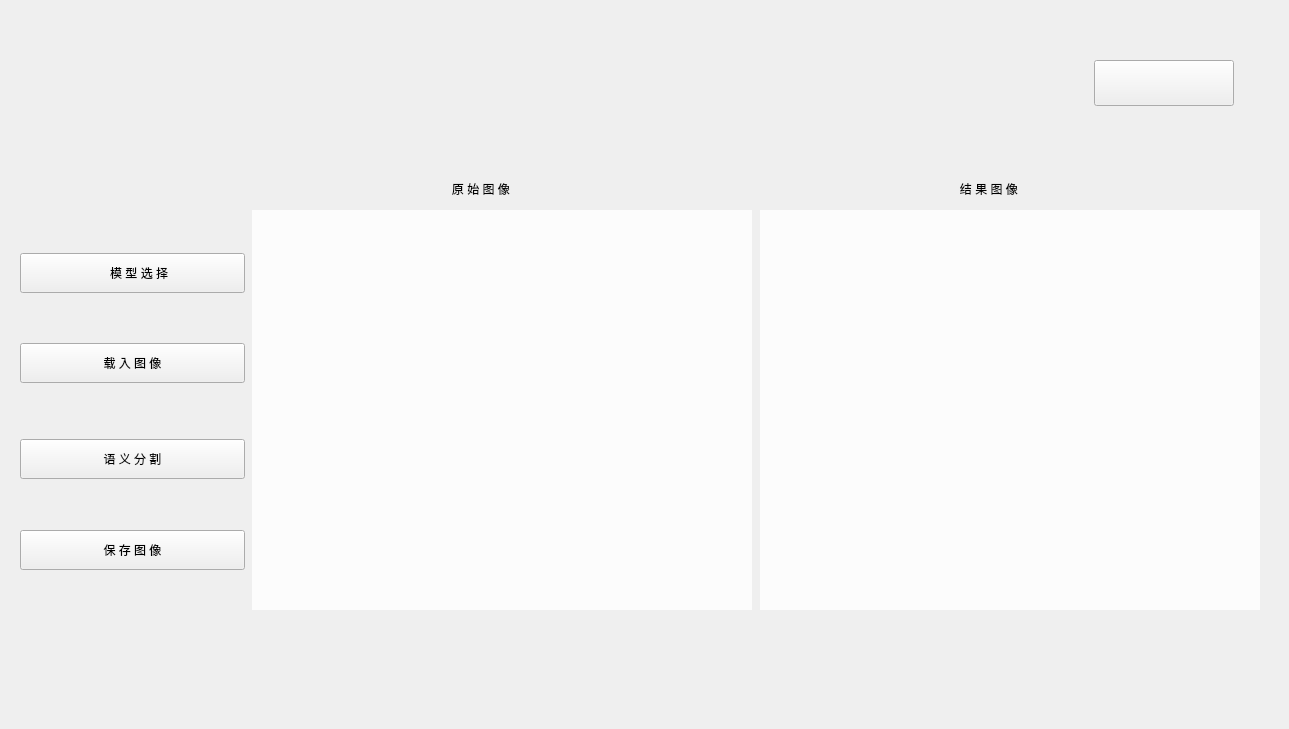
  <widget class="QWidget" name="centralwidget">
   <widget class="QLabel" name="label_bg">
    <property name="geometry">
     <rect>
      <x>0</x>
      <y>0</y>
      <width>1280</width>
      <height>720</height>
     </rect>
    </property>
    <property name="styleSheet">
     <string notr="true">background-image: url(:/source/background.jpg);</string>
    </property>
    <property name="text">
     <string/>
    </property>
   </widget>
   <widget class="PushButton" name="btn_exit">
    <property name="geometry">
     <rect>
      <x>1094</x>
      <y>60</y>
      <width>140</width>
      <height>46</height>
     </rect>
    </property>
    <property name="styleSheet">
     <string notr="true">PushButton, ToolButton, ToggleButton, ToggleToolButton {
    color: black;
    background: rgba(255, 255, 255, 0);
    border: 1px solid rgba(0, 0, 0, 0.073);
    border-bottom: 1px solid rgba(0, 0, 0, 0.183);
    border-radius: 5px;
    /* font: 14px 'Segoe UI', 'Microsoft YaHei'; */
    padding: 5px 12px 6px 12px;
    outline: none;
}

ToolButton {
    padding: 5px 9px 6px 8px;
}

PushButton[isPlaceholderText=true] {
    color: rgba(0, 0, 0, 0.6063);
}

PushButton[hasIcon=false] {
    padding: 5px 12px 6px 12px;
}

PushButton[hasIcon=true] {
    padding: 5px 12px 6px 36px;
}

DropDownToolButton, PrimaryDropDownToolButton {
    padding: 5px 31px 6px 8px;
}

DropDownPushButton[hasIcon=false],
PrimaryDropDownPushButton[hasIcon=false] {
    padding: 5px 31px 6px 12px;
}

DropDownPushButton[hasIcon=true],
PrimaryDropDownPushButton[hasIcon=true] {
    padding: 5px 31px 6px 36px;
}

PushButton:hover, ToolButton:hover, ToggleButton:hover, ToggleToolButton:hover {
    background: rgba(249, 249, 249, 0.5);
}

PushButton:pressed, ToolButton:pressed, ToggleButton:pressed, ToggleToolButton:pressed {
    color: rgba(0, 0, 0, 0.63);
    background: rgba(249, 249, 249, 0.3);
    border-bottom: 1px solid rgba(0, 0, 0, 0.073);
}

PushButton:disabled, ToolButton:disabled, ToggleButton:disabled, ToggleToolButton:disabled {
    color: rgba(0, 0, 0, 0.36);
    background: rgba(249, 249, 249, 0.3);
    border: 1px solid rgba(0, 0, 0, 0.06);
    border-bottom: 1px solid rgba(0, 0, 0, 0.06);
}


PrimaryPushButton,
PrimaryToolButton,
ToggleButton:checked,
ToggleToolButton:checked {
    color: white;
    background-color: #009faa;
    border: 1px solid #00a7b3;
    border-bottom: 1px solid #007780;
}

PrimaryPushButton:hover,
PrimaryToolButton:hover,
ToggleButton:checked:hover,
ToggleToolButton:checked:hover {
    background-color: #00a7b3;
    border: 1px solid #2daab3;
    border-bottom: 1px solid #007780;
}

PrimaryPushButton:pressed,
PrimaryToolButton:pressed,
ToggleButton:checked:pressed,
ToggleToolButton:checked:pressed {
    color: rgba(255, 255, 255, 0.63);
    background-color: #3eabb3;
    border: 1px solid #3eabb3;
}

PrimaryPushButton:disabled,
PrimaryToolButton:disabled,
ToggleButton:checked:disabled,
ToggleToolButton:checked:disabled {
    color: rgba(255, 255, 255, 0.9);
    background-color: rgb(205, 205, 205);
    border: 1px solid rgb(205, 205, 205);
}

SplitDropButton,
PrimarySplitDropButton {
    border-left: none;
    border-top-left-radius: 0;
    border-bottom-left-radius: 0;
}

#splitPushButton,
#splitToolButton,
#primarySplitPushButton,
#primarySplitToolButton {
    border-top-right-radius: 0;
    border-bottom-right-radius: 0;
}

#splitPushButton:pressed,
#splitToolButton:pressed,
SplitDropButton:pressed {
    border-bottom: 1px solid rgba(0, 0, 0, 0.183);
}

PrimarySplitDropButton:pressed {
    border-bottom: 1px solid #007780;
}

#primarySplitPushButton, #primarySplitToolButton {
    border-right: 1px solid #3eabb3;
}

#primarySplitPushButton:pressed, #primarySplitToolButton:pressed {
    border-bottom: 1px solid #007780;
}

HyperlinkButton {
    /* font: 14px 'Segoe UI', 'Microsoft YaHei'; */
    padding: 6px 12px 6px 12px;
    color: #009faa;
    border: none;
    border-radius: 6px;
    background-color: transparent;
}

HyperlinkButton[hasIcon=false] {
    padding: 6px 12px 6px 12px;
}

HyperlinkButton[hasIcon=true] {
    padding: 6px 12px 6px 36px;
}

HyperlinkButton:hover {
    color: #009faa;
    background-color: rgba(0, 0, 0, 10);
    border: none;
}

HyperlinkButton:pressed {
    color: #009faa;
    background-color: rgba(0, 0, 0, 6);
    border: none;
}

HyperlinkButton:disabled {
    color: rgba(0, 0, 0, 0.43);
    background-color: transparent;
    border: none;
}


RadioButton {
    min-height: 24px;
    max-height: 24px;
    background-color: transparent;
    font: 14px 'Segoe UI', 'Microsoft YaHei', 'PingFang SC';
    color: black;
}

RadioButton::indicator {
    width: 18px;
    height: 18px;
    border-radius: 11px;
    border: 2px solid #999999;
    background-color: rgba(0, 0, 0, 5);
    margin-right: 4px;
}

RadioButton::indicator:hover {
    background-color: rgba(0, 0, 0, 0);
}

RadioButton::indicator:pressed {
    border: 2px solid #bbbbbb;
    background-color: qradialgradient(spread:pad, cx:0.5, cy:0.5, radius:0.5, fx:0.5, fy:0.5,
            stop:0 rgb(255, 255, 255),
            stop:0.5 rgb(255, 255, 255),
            stop:0.6 rgb(225, 224, 223),
            stop:1 rgb(225, 224, 223));
}

RadioButton::indicator:checked {
    height: 22px;
    width: 22px;
    border: none;
    border-radius: 11px;
    background-color: qradialgradient(spread:pad, cx:0.5, cy:0.5, radius:0.5, fx:0.5, fy:0.5,
            stop:0 rgb(255, 255, 255),
            stop:0.5 rgb(255, 255, 255),
            stop:0.6 #009faa,
            stop:1 #009faa);
}

RadioButton::indicator:checked:hover {
    background-color: qradialgradient(spread:pad, cx:0.5, cy:0.5, radius:0.5, fx:0.5, fy:0.5,
            stop:0 rgb(255, 255, 255),
            stop:0.6 rgb(255, 255, 255),
            stop:0.7 #009faa,
            stop:1 #009faa);
}

RadioButton::indicator:checked:pressed {
    background-color: qradialgradient(spread:pad, cx:0.5, cy:0.5, radius:0.5, fx:0.5, fy:0.5,
            stop:0 rgb(255, 255, 255),
            stop:0.5 rgb(255, 255, 255),
            stop:0.6 #009faa,
            stop:1 #009faa);
}

RadioButton:disabled {
    color: rgba(0, 0, 0, 110);
}

RadioButton::indicator:disabled {
    border: 2px solid #bbbbbb;
    background-color: transparent;
}

RadioButton::indicator:disabled:checked {
    border: none;
    background-color: qradialgradient(spread:pad, cx:0.5, cy:0.5, radius:0.5, fx:0.5, fy:0.5,
            stop:0 rgb(255, 255, 255),
            stop:0.5 rgb(255, 255, 255),
            stop:0.6 rgba(0, 0, 0, 0.2169),
            stop:1 rgba(0, 0, 0, 0.2169));
}

TransparentToolButton,
TransparentToggleToolButton,
TransparentDropDownToolButton,
TransparentPushButton,
TransparentDropDownPushButton,
TransparentTogglePushButton {
    background-color: transparent;
    border: none;
    border-radius: 5px;
    margin: 0;
}

TransparentToolButton:hover,
TransparentToggleToolButton:hover,
TransparentDropDownToolButton:hover,
TransparentPushButton:hover,
TransparentDropDownPushButton:hover,
TransparentTogglePushButton:hover {
    background-color: rgba(0, 0, 0, 9);
    border: none;
}

TransparentToolButton:pressed,
TransparentToggleToolButton:pressed,
TransparentDropDownToolButton:pressed,
TransparentPushButton:pressed,
TransparentDropDownPushButton:pressed,
TransparentTogglePushButton:pressed {
    background-color: rgba(0, 0, 0, 6);
    border: none;
}

TransparentToolButton:disabled,
TransparentToggleToolButton:disabled,
TransparentDropDownToolButton:disabled,
TransparentPushButton:disabled,
TransparentDropDownPushButton:disabled,
TransparentTogglePushButton:disabled {
    background-color: transparent;
    border: none;
}


PillPushButton,
PillPushButton:hover,
PillPushButton:pressed,
PillPushButton:disabled,
PillPushButton:checked,
PillPushButton:checked:hover,
PillPushButton:checked:pressed,
PillPushButton:disabled:checked,
PillToolButton,
PillToolButton:hover,
PillToolButton:pressed,
PillToolButton:disabled,
PillToolButton:checked,
PillToolButton:checked:hover,
PillToolButton:checked:pressed,
PillToolButton:disabled:checked {
    background-color: transparent;
    border: none;
}
</string>
    </property>
    <property name="text">
     <string/>
    </property>
   </widget>
   <widget class="QLabel" name="label">
    <property name="geometry">
     <rect>
      <x>252</x>
      <y>210</y>
      <width>500</width>
      <height>400</height>
     </rect>
    </property>
    <property name="styleSheet">
     <string notr="true">background-color: rgba(255, 255, 255, 0.8);</string>
    </property>
    <property name="text">
     <string/>
    </property>
   </widget>
   <widget class="QLabel" name="label_2">
    <property name="geometry">
     <rect>
      <x>760</x>
      <y>210</y>
      <width>500</width>
      <height>400</height>
     </rect>
    </property>
    <property name="styleSheet">
     <string notr="true">background-color: rgba(255, 255, 255, 0.8);</string>
    </property>
    <property name="text">
     <string/>
    </property>
   </widget>
   <widget class="TitleLabel" name="TitleLabel">
    <property name="geometry">
     <rect>
      <x>432</x>
      <y>170</y>
      <width>141</width>
      <height>38</height>
     </rect>
    </property>
    <property name="styleSheet">
     <string notr="true">FluentLabelBase {
    background-color: rgba(255, 255, 255, 0.8);
    color: #ff000000;
    font-size: 20px; 
    border-radius: 5px; 
    text-align: center; /* 使文字水平居中 */
    vertical-align: middle; /* 使文字垂直居中 */
}

HyperlinkLabel {
    color: #009faa;
    border: none;
    background-color: transparent;
    text-align: center; /* 使文字水平居中 */
    padding: 0;
    margin: 0;
    font-size: 20px; 
    border-radius: 5px; 
    vertical-align: middle; /* 使文字垂直居中 */
}

HyperlinkLabel[underline=true] {
    text-decoration: underline;
}

HyperlinkLabel[underline=false] {
    text-decoration: none;
}

HyperlinkLabel:hover {
    color: #007780;
}

HyperlinkLabel:pressed {
    color: #00a7b3;
}</string>
    </property>
    <property name="text">
     <string>      原 始 图 像   </string>
    </property>
   </widget>
   <widget class="TitleLabel" name="TitleLabel_2">
    <property name="geometry">
     <rect>
      <x>940</x>
      <y>170</y>
      <width>141</width>
      <height>38</height>
     </rect>
    </property>
    <property name="styleSheet">
     <string notr="true">FluentLabelBase {
    background-color: rgba(255, 255, 255, 0.8);
    color: #ff000000;
    font-size: 20px; 
    border-radius: 5px; 
    text-align: center; /* 使文字水平居中 */
    vertical-align: middle; /* 使文字垂直居中 */
}

HyperlinkLabel {
    color: #009faa;
    border: none;
    background-color: transparent;
    text-align: center; /* 使文字水平居中 */
    padding: 0;
    margin: 0;
    font-size: 20px; 
    border-radius: 5px; 
    vertical-align: middle; /* 使文字垂直居中 */
}

HyperlinkLabel[underline=true] {
    text-decoration: underline;
}

HyperlinkLabel[underline=false] {
    text-decoration: none;
}

HyperlinkLabel:hover {
    color: #007780;
}

HyperlinkLabel:pressed {
    color: #00a7b3;
}</string>
    </property>
    <property name="text">
     <string>      结 果 图 像   </string>
    </property>
   </widget>
   <widget class="PushButton" name="btn_load">
    <property name="geometry">
     <rect>
      <x>20</x>
      <y>343</y>
      <width>225</width>
      <height>40</height>
     </rect>
    </property>
    <property name="styleSheet">
     <string notr="true">PushButton, ToolButton, ToggleButton, ToggleToolButton {
    color: black;
    background: rgba(255, 255, 255, 0.85);
    border: 1px solid rgba(0, 0, 0, 0.073);
    border-bottom: 1px solid rgba(0, 0, 0, 0.183);
    border-radius: 5px;
    font: 20px 'Segoe UI', 'Microsoft YaHei';
    padding: 5px 12px 6px 12px;
    outline: none;
}

ToolButton {
    padding: 5px 9px 6px 8px;
}

PushButton[isPlaceholderText=true] {
    color: rgba(0, 0, 0, 0.6063);
}

PushButton[hasIcon=false] {
    padding: 5px 12px 6px 12px;
}

PushButton[hasIcon=true] {
    padding: 5px 12px 6px 36px;
}

DropDownToolButton, PrimaryDropDownToolButton {
    padding: 5px 31px 6px 8px;
}

DropDownPushButton[hasIcon=false],
PrimaryDropDownPushButton[hasIcon=false] {
    padding: 5px 31px 6px 12px;
}

DropDownPushButton[hasIcon=true],
PrimaryDropDownPushButton[hasIcon=true] {
    padding: 5px 31px 6px 36px;
}

PushButton:hover, ToolButton:hover, ToggleButton:hover, ToggleToolButton:hover {
    background: rgba(185, 185, 185, 0.9);
}

PushButton:pressed, ToolButton:pressed, ToggleButton:pressed, ToggleToolButton:pressed {
    color: rgba(0, 0, 0, 0.63);
    background: rgba(249, 249, 249, 0.9);
    border-bottom: 1px solid rgba(0, 0, 0, 0.073);
}

PushButton:disabled, ToolButton:disabled, ToggleButton:disabled, ToggleToolButton:disabled {
    color: rgba(0, 0, 0, 0.36);
    background: rgba(249, 249, 249, 0.3);
    border: 1px solid rgba(0, 0, 0, 0.06);
    border-bottom: 1px solid rgba(0, 0, 0, 0.06);
}


PrimaryPushButton,
PrimaryToolButton,
ToggleButton:checked,
ToggleToolButton:checked {
    color: white;
    background-color: #009faa;
    border: 1px solid #00a7b3;
    border-bottom: 1px solid #007780;
}

PrimaryPushButton:hover,
PrimaryToolButton:hover,
ToggleButton:checked:hover,
ToggleToolButton:checked:hover {
    background-color: #00a7b3;
    border: 1px solid #2daab3;
    border-bottom: 1px solid #007780;
}

PrimaryPushButton:pressed,
PrimaryToolButton:pressed,
ToggleButton:checked:pressed,
ToggleToolButton:checked:pressed {
    color: rgba(255, 255, 255, 0.63);
    background-color: #3eabb3;
    border: 1px solid #3eabb3;
}

PrimaryPushButton:disabled,
PrimaryToolButton:disabled,
ToggleButton:checked:disabled,
ToggleToolButton:checked:disabled {
    color: rgba(255, 255, 255, 0.9);
    background-color: rgb(205, 205, 205);
    border: 1px solid rgb(205, 205, 205);
}

SplitDropButton,
PrimarySplitDropButton {
    border-left: none;
    border-top-left-radius: 0;
    border-bottom-left-radius: 0;
}

#splitPushButton,
#splitToolButton,
#primarySplitPushButton,
#primarySplitToolButton {
    border-top-right-radius: 0;
    border-bottom-right-radius: 0;
}

#splitPushButton:pressed,
#splitToolButton:pressed,
SplitDropButton:pressed {
    border-bottom: 1px solid rgba(0, 0, 0, 0.183);
}

PrimarySplitDropButton:pressed {
    border-bottom: 1px solid #007780;
}

#primarySplitPushButton, #primarySplitToolButton {
    border-right: 1px solid #3eabb3;
}

#primarySplitPushButton:pressed, #primarySplitToolButton:pressed {
    border-bottom: 1px solid #007780;
}

HyperlinkButton {
    /* font: 14px 'Segoe UI', 'Microsoft YaHei'; */
    padding: 6px 12px 6px 12px;
    color: #009faa;
    border: none;
    border-radius: 6px;
    background-color: transparent;
}

HyperlinkButton[hasIcon=false] {
    padding: 6px 12px 6px 12px;
}

HyperlinkButton[hasIcon=true] {
    padding: 6px 12px 6px 36px;
}

HyperlinkButton:hover {
    color: #009faa;
    background-color: rgba(0, 0, 0, 10);
    border: none;
}

HyperlinkButton:pressed {
    color: #009faa;
    background-color: rgba(0, 0, 0, 6);
    border: none;
}

HyperlinkButton:disabled {
    color: rgba(0, 0, 0, 0.43);
    background-color: transparent;
    border: none;
}


RadioButton {
    min-height: 24px;
    max-height: 24px;
    background-color: transparent;
    font: 14px 'Segoe UI', 'Microsoft YaHei', 'PingFang SC';
    color: black;
}

RadioButton::indicator {
    width: 18px;
    height: 18px;
    border-radius: 11px;
    border: 2px solid #999999;
    background-color: rgba(0, 0, 0, 5);
    margin-right: 4px;
}

RadioButton::indicator:hover {
    background-color: rgba(0, 0, 0, 0);
}

RadioButton::indicator:pressed {
    border: 2px solid #bbbbbb;
    background-color: qradialgradient(spread:pad, cx:0.5, cy:0.5, radius:0.5, fx:0.5, fy:0.5,
            stop:0 rgb(255, 255, 255),
            stop:0.5 rgb(255, 255, 255),
            stop:0.6 rgb(225, 224, 223),
            stop:1 rgb(225, 224, 223));
}

RadioButton::indicator:checked {
    height: 22px;
    width: 22px;
    border: none;
    border-radius: 11px;
    background-color: qradialgradient(spread:pad, cx:0.5, cy:0.5, radius:0.5, fx:0.5, fy:0.5,
            stop:0 rgb(255, 255, 255),
            stop:0.5 rgb(255, 255, 255),
            stop:0.6 #009faa,
            stop:1 #009faa);
}

RadioButton::indicator:checked:hover {
    background-color: qradialgradient(spread:pad, cx:0.5, cy:0.5, radius:0.5, fx:0.5, fy:0.5,
            stop:0 rgb(255, 255, 255),
            stop:0.6 rgb(255, 255, 255),
            stop:0.7 #009faa,
            stop:1 #009faa);
}

RadioButton::indicator:checked:pressed {
    background-color: qradialgradient(spread:pad, cx:0.5, cy:0.5, radius:0.5, fx:0.5, fy:0.5,
            stop:0 rgb(255, 255, 255),
            stop:0.5 rgb(255, 255, 255),
            stop:0.6 #009faa,
            stop:1 #009faa);
}

RadioButton:disabled {
    color: rgba(0, 0, 0, 110);
}

RadioButton::indicator:disabled {
    border: 2px solid #bbbbbb;
    background-color: transparent;
}

RadioButton::indicator:disabled:checked {
    border: none;
    background-color: qradialgradient(spread:pad, cx:0.5, cy:0.5, radius:0.5, fx:0.5, fy:0.5,
            stop:0 rgb(255, 255, 255),
            stop:0.5 rgb(255, 255, 255),
            stop:0.6 rgba(0, 0, 0, 0.2169),
            stop:1 rgba(0, 0, 0, 0.2169));
}

TransparentToolButton,
TransparentToggleToolButton,
TransparentDropDownToolButton,
TransparentPushButton,
TransparentDropDownPushButton,
TransparentTogglePushButton {
    background-color: transparent;
    border: none;
    border-radius: 5px;
    margin: 0;
}

TransparentToolButton:hover,
TransparentToggleToolButton:hover,
TransparentDropDownToolButton:hover,
TransparentPushButton:hover,
TransparentDropDownPushButton:hover,
TransparentTogglePushButton:hover {
    background-color: rgba(0, 0, 0, 9);
    border: none;
}

TransparentToolButton:pressed,
TransparentToggleToolButton:pressed,
TransparentDropDownToolButton:pressed,
TransparentPushButton:pressed,
TransparentDropDownPushButton:pressed,
TransparentTogglePushButton:pressed {
    background-color: rgba(0, 0, 0, 6);
    border: none;
}

TransparentToolButton:disabled,
TransparentToggleToolButton:disabled,
TransparentDropDownToolButton:disabled,
TransparentPushButton:disabled,
TransparentDropDownPushButton:disabled,
TransparentTogglePushButton:disabled {
    background-color: transparent;
    border: none;
}


PillPushButton,
PillPushButton:hover,
PillPushButton:pressed,
PillPushButton:disabled,
PillPushButton:checked,
PillPushButton:checked:hover,
PillPushButton:checked:pressed,
PillPushButton:disabled:checked,
PillToolButton,
PillToolButton:hover,
PillToolButton:pressed,
PillToolButton:disabled,
PillToolButton:checked,
PillToolButton:checked:hover,
PillToolButton:checked:pressed,
PillToolButton:disabled:checked {
    background-color: transparent;
    border: none;
}
</string>
    </property>
    <property name="text">
     <string>载 入 图 像</string>
    </property>
   </widget>
   <widget class="ComboBox" name="ComboBox">
    <property name="geometry">
     <rect>
      <x>20</x>
      <y>253</y>
      <width>225</width>
      <height>40</height>
     </rect>
    </property>
    <property name="styleSheet">
     <string notr="true">ComboBox {
    border: 1px solid rgba(0, 0, 0, 0.073);
    border-radius: 5px;
    border-bottom: 1px solid rgba(0, 0, 0, 0.183);
    padding: 5px 31px 6px 11px;
    font: 20px 'Segoe UI', 'Microsoft YaHei', 'PingFang SC';
    color: black;
    background-color: rgba(255, 255, 255, 0.85);
    text-align: center;
    outline: none;
}

ComboBox:hover {
    background-color: rgba(185, 185, 185, 0.9);
}

ComboBox:pressed {
    background-color: rgba(249, 249, 249, 0.9);
    border-bottom: 1px solid rgba(0, 0, 0, 0.073);
    color: rgba(0, 0, 0, 0.63);
}

ComboBox:disabled {
    color: rgba(0, 0, 0, 0.36);
    background: rgba(249, 249, 249, 0.3);
    border: 1px solid rgba(0, 0, 0, 0.06);
    border-bottom: 1px solid rgba(0, 0, 0, 0.06);
}

ComboBox[isPlaceholderText=true] {
    color: rgba(0, 0, 0, 0.6063);
}</string>
    </property>
    <property name="text">
     <string>    模 型 选 择</string>
    </property>
   </widget>
   <widget class="PushButton" name="btn_save">
    <property name="geometry">
     <rect>
      <x>20</x>
      <y>530</y>
      <width>225</width>
      <height>40</height>
     </rect>
    </property>
    <property name="styleSheet">
     <string notr="true">PushButton, ToolButton, ToggleButton, ToggleToolButton {
    color: black;
    background: rgba(255, 255, 255, 0.85);
    border: 1px solid rgba(0, 0, 0, 0.073);
    border-bottom: 1px solid rgba(0, 0, 0, 0.183);
    border-radius: 5px;
    font: 20px 'Segoe UI', 'Microsoft YaHei';
    padding: 5px 12px 6px 12px;
    outline: none;
}

ToolButton {
    padding: 5px 9px 6px 8px;
}

PushButton[isPlaceholderText=true] {
    color: rgba(0, 0, 0, 0.6063);
}

PushButton[hasIcon=false] {
    padding: 5px 12px 6px 12px;
}

PushButton[hasIcon=true] {
    padding: 5px 12px 6px 36px;
}

DropDownToolButton, PrimaryDropDownToolButton {
    padding: 5px 31px 6px 8px;
}

DropDownPushButton[hasIcon=false],
PrimaryDropDownPushButton[hasIcon=false] {
    padding: 5px 31px 6px 12px;
}

DropDownPushButton[hasIcon=true],
PrimaryDropDownPushButton[hasIcon=true] {
    padding: 5px 31px 6px 36px;
}

PushButton:hover, ToolButton:hover, ToggleButton:hover, ToggleToolButton:hover {
    background: rgba(185, 185, 185, 0.9);
}

PushButton:pressed, ToolButton:pressed, ToggleButton:pressed, ToggleToolButton:pressed {
    color: rgba(0, 0, 0, 0.63);
    background: rgba(249, 249, 249, 0.9);
    border-bottom: 1px solid rgba(0, 0, 0, 0.073);
}

PushButton:disabled, ToolButton:disabled, ToggleButton:disabled, ToggleToolButton:disabled {
    color: rgba(0, 0, 0, 0.36);
    background: rgba(249, 249, 249, 0.3);
    border: 1px solid rgba(0, 0, 0, 0.06);
    border-bottom: 1px solid rgba(0, 0, 0, 0.06);
}


PrimaryPushButton,
PrimaryToolButton,
ToggleButton:checked,
ToggleToolButton:checked {
    color: white;
    background-color: #009faa;
    border: 1px solid #00a7b3;
    border-bottom: 1px solid #007780;
}

PrimaryPushButton:hover,
PrimaryToolButton:hover,
ToggleButton:checked:hover,
ToggleToolButton:checked:hover {
    background-color: #00a7b3;
    border: 1px solid #2daab3;
    border-bottom: 1px solid #007780;
}

PrimaryPushButton:pressed,
PrimaryToolButton:pressed,
ToggleButton:checked:pressed,
ToggleToolButton:checked:pressed {
    color: rgba(255, 255, 255, 0.63);
    background-color: #3eabb3;
    border: 1px solid #3eabb3;
}

PrimaryPushButton:disabled,
PrimaryToolButton:disabled,
ToggleButton:checked:disabled,
ToggleToolButton:checked:disabled {
    color: rgba(255, 255, 255, 0.9);
    background-color: rgb(205, 205, 205);
    border: 1px solid rgb(205, 205, 205);
}

SplitDropButton,
PrimarySplitDropButton {
    border-left: none;
    border-top-left-radius: 0;
    border-bottom-left-radius: 0;
}

#splitPushButton,
#splitToolButton,
#primarySplitPushButton,
#primarySplitToolButton {
    border-top-right-radius: 0;
    border-bottom-right-radius: 0;
}

#splitPushButton:pressed,
#splitToolButton:pressed,
SplitDropButton:pressed {
    border-bottom: 1px solid rgba(0, 0, 0, 0.183);
}

PrimarySplitDropButton:pressed {
    border-bottom: 1px solid #007780;
}

#primarySplitPushButton, #primarySplitToolButton {
    border-right: 1px solid #3eabb3;
}

#primarySplitPushButton:pressed, #primarySplitToolButton:pressed {
    border-bottom: 1px solid #007780;
}

HyperlinkButton {
    /* font: 14px 'Segoe UI', 'Microsoft YaHei'; */
    padding: 6px 12px 6px 12px;
    color: #009faa;
    border: none;
    border-radius: 6px;
    background-color: transparent;
}

HyperlinkButton[hasIcon=false] {
    padding: 6px 12px 6px 12px;
}

HyperlinkButton[hasIcon=true] {
    padding: 6px 12px 6px 36px;
}

HyperlinkButton:hover {
    color: #009faa;
    background-color: rgba(0, 0, 0, 10);
    border: none;
}

HyperlinkButton:pressed {
    color: #009faa;
    background-color: rgba(0, 0, 0, 6);
    border: none;
}

HyperlinkButton:disabled {
    color: rgba(0, 0, 0, 0.43);
    background-color: transparent;
    border: none;
}


RadioButton {
    min-height: 24px;
    max-height: 24px;
    background-color: transparent;
    font: 14px 'Segoe UI', 'Microsoft YaHei', 'PingFang SC';
    color: black;
}

RadioButton::indicator {
    width: 18px;
    height: 18px;
    border-radius: 11px;
    border: 2px solid #999999;
    background-color: rgba(0, 0, 0, 5);
    margin-right: 4px;
}

RadioButton::indicator:hover {
    background-color: rgba(0, 0, 0, 0);
}

RadioButton::indicator:pressed {
    border: 2px solid #bbbbbb;
    background-color: qradialgradient(spread:pad, cx:0.5, cy:0.5, radius:0.5, fx:0.5, fy:0.5,
            stop:0 rgb(255, 255, 255),
            stop:0.5 rgb(255, 255, 255),
            stop:0.6 rgb(225, 224, 223),
            stop:1 rgb(225, 224, 223));
}

RadioButton::indicator:checked {
    height: 22px;
    width: 22px;
    border: none;
    border-radius: 11px;
    background-color: qradialgradient(spread:pad, cx:0.5, cy:0.5, radius:0.5, fx:0.5, fy:0.5,
            stop:0 rgb(255, 255, 255),
            stop:0.5 rgb(255, 255, 255),
            stop:0.6 #009faa,
            stop:1 #009faa);
}

RadioButton::indicator:checked:hover {
    background-color: qradialgradient(spread:pad, cx:0.5, cy:0.5, radius:0.5, fx:0.5, fy:0.5,
            stop:0 rgb(255, 255, 255),
            stop:0.6 rgb(255, 255, 255),
            stop:0.7 #009faa,
            stop:1 #009faa);
}

RadioButton::indicator:checked:pressed {
    background-color: qradialgradient(spread:pad, cx:0.5, cy:0.5, radius:0.5, fx:0.5, fy:0.5,
            stop:0 rgb(255, 255, 255),
            stop:0.5 rgb(255, 255, 255),
            stop:0.6 #009faa,
            stop:1 #009faa);
}

RadioButton:disabled {
    color: rgba(0, 0, 0, 110);
}

RadioButton::indicator:disabled {
    border: 2px solid #bbbbbb;
    background-color: transparent;
}

RadioButton::indicator:disabled:checked {
    border: none;
    background-color: qradialgradient(spread:pad, cx:0.5, cy:0.5, radius:0.5, fx:0.5, fy:0.5,
            stop:0 rgb(255, 255, 255),
            stop:0.5 rgb(255, 255, 255),
            stop:0.6 rgba(0, 0, 0, 0.2169),
            stop:1 rgba(0, 0, 0, 0.2169));
}

TransparentToolButton,
TransparentToggleToolButton,
TransparentDropDownToolButton,
TransparentPushButton,
TransparentDropDownPushButton,
TransparentTogglePushButton {
    background-color: transparent;
    border: none;
    border-radius: 5px;
    margin: 0;
}

TransparentToolButton:hover,
TransparentToggleToolButton:hover,
TransparentDropDownToolButton:hover,
TransparentPushButton:hover,
TransparentDropDownPushButton:hover,
TransparentTogglePushButton:hover {
    background-color: rgba(0, 0, 0, 9);
    border: none;
}

TransparentToolButton:pressed,
TransparentToggleToolButton:pressed,
TransparentDropDownToolButton:pressed,
TransparentPushButton:pressed,
TransparentDropDownPushButton:pressed,
TransparentTogglePushButton:pressed {
    background-color: rgba(0, 0, 0, 6);
    border: none;
}

TransparentToolButton:disabled,
TransparentToggleToolButton:disabled,
TransparentDropDownToolButton:disabled,
TransparentPushButton:disabled,
TransparentDropDownPushButton:disabled,
TransparentTogglePushButton:disabled {
    background-color: transparent;
    border: none;
}


PillPushButton,
PillPushButton:hover,
PillPushButton:pressed,
PillPushButton:disabled,
PillPushButton:checked,
PillPushButton:checked:hover,
PillPushButton:checked:pressed,
PillPushButton:disabled:checked,
PillToolButton,
PillToolButton:hover,
PillToolButton:pressed,
PillToolButton:disabled,
PillToolButton:checked,
PillToolButton:checked:hover,
PillToolButton:checked:pressed,
PillToolButton:disabled:checked {
    background-color: transparent;
    border: none;
}
</string>
    </property>
    <property name="text">
     <string>保 存 图 像</string>
    </property>
   </widget>
   <widget class="PushButton" name="btn_run">
    <property name="geometry">
     <rect>
      <x>20</x>
      <y>439</y>
      <width>225</width>
      <height>40</height>
     </rect>
    </property>
    <property name="styleSheet">
     <string notr="true">PushButton, ToolButton, ToggleButton, ToggleToolButton {
    color: black;
    background: rgba(255, 255, 255, 0.85);
    border: 1px solid rgba(0, 0, 0, 0.073);
    border-bottom: 1px solid rgba(0, 0, 0, 0.183);
    border-radius: 5px;
    font: 20px 'Segoe UI', 'Microsoft YaHei';
    padding: 5px 12px 6px 12px;
    outline: none;
}

ToolButton {
    padding: 5px 9px 6px 8px;
}

PushButton[isPlaceholderText=true] {
    color: rgba(0, 0, 0, 0.6063);
}

PushButton[hasIcon=false] {
    padding: 5px 12px 6px 12px;
}

PushButton[hasIcon=true] {
    padding: 5px 12px 6px 36px;
}

DropDownToolButton, PrimaryDropDownToolButton {
    padding: 5px 31px 6px 8px;
}

DropDownPushButton[hasIcon=false],
PrimaryDropDownPushButton[hasIcon=false] {
    padding: 5px 31px 6px 12px;
}

DropDownPushButton[hasIcon=true],
PrimaryDropDownPushButton[hasIcon=true] {
    padding: 5px 31px 6px 36px;
}

PushButton:hover, ToolButton:hover, ToggleButton:hover, ToggleToolButton:hover {
    background: rgba(185, 185, 185, 0.9);
}

PushButton:pressed, ToolButton:pressed, ToggleButton:pressed, ToggleToolButton:pressed {
    color: rgba(0, 0, 0, 0.63);
    background: rgba(249, 249, 249, 0.9);
    border-bottom: 1px solid rgba(0, 0, 0, 0.073);
}

PushButton:disabled, ToolButton:disabled, ToggleButton:disabled, ToggleToolButton:disabled {
    color: rgba(0, 0, 0, 0.36);
    background: rgba(249, 249, 249, 0.3);
    border: 1px solid rgba(0, 0, 0, 0.06);
    border-bottom: 1px solid rgba(0, 0, 0, 0.06);
}


PrimaryPushButton,
PrimaryToolButton,
ToggleButton:checked,
ToggleToolButton:checked {
    color: white;
    background-color: #009faa;
    border: 1px solid #00a7b3;
    border-bottom: 1px solid #007780;
}

PrimaryPushButton:hover,
PrimaryToolButton:hover,
ToggleButton:checked:hover,
ToggleToolButton:checked:hover {
    background-color: #00a7b3;
    border: 1px solid #2daab3;
    border-bottom: 1px solid #007780;
}

PrimaryPushButton:pressed,
PrimaryToolButton:pressed,
ToggleButton:checked:pressed,
ToggleToolButton:checked:pressed {
    color: rgba(255, 255, 255, 0.63);
    background-color: #3eabb3;
    border: 1px solid #3eabb3;
}

PrimaryPushButton:disabled,
PrimaryToolButton:disabled,
ToggleButton:checked:disabled,
ToggleToolButton:checked:disabled {
    color: rgba(255, 255, 255, 0.9);
    background-color: rgb(205, 205, 205);
    border: 1px solid rgb(205, 205, 205);
}

SplitDropButton,
PrimarySplitDropButton {
    border-left: none;
    border-top-left-radius: 0;
    border-bottom-left-radius: 0;
}

#splitPushButton,
#splitToolButton,
#primarySplitPushButton,
#primarySplitToolButton {
    border-top-right-radius: 0;
    border-bottom-right-radius: 0;
}

#splitPushButton:pressed,
#splitToolButton:pressed,
SplitDropButton:pressed {
    border-bottom: 1px solid rgba(0, 0, 0, 0.183);
}

PrimarySplitDropButton:pressed {
    border-bottom: 1px solid #007780;
}

#primarySplitPushButton, #primarySplitToolButton {
    border-right: 1px solid #3eabb3;
}

#primarySplitPushButton:pressed, #primarySplitToolButton:pressed {
    border-bottom: 1px solid #007780;
}

HyperlinkButton {
    /* font: 14px 'Segoe UI', 'Microsoft YaHei'; */
    padding: 6px 12px 6px 12px;
    color: #009faa;
    border: none;
    border-radius: 6px;
    background-color: transparent;
}

HyperlinkButton[hasIcon=false] {
    padding: 6px 12px 6px 12px;
}

HyperlinkButton[hasIcon=true] {
    padding: 6px 12px 6px 36px;
}

HyperlinkButton:hover {
    color: #009faa;
    background-color: rgba(0, 0, 0, 10);
    border: none;
}

HyperlinkButton:pressed {
    color: #009faa;
    background-color: rgba(0, 0, 0, 6);
    border: none;
}

HyperlinkButton:disabled {
    color: rgba(0, 0, 0, 0.43);
    background-color: transparent;
    border: none;
}


RadioButton {
    min-height: 24px;
    max-height: 24px;
    background-color: transparent;
    font: 14px 'Segoe UI', 'Microsoft YaHei', 'PingFang SC';
    color: black;
}

RadioButton::indicator {
    width: 18px;
    height: 18px;
    border-radius: 11px;
    border: 2px solid #999999;
    background-color: rgba(0, 0, 0, 5);
    margin-right: 4px;
}

RadioButton::indicator:hover {
    background-color: rgba(0, 0, 0, 0);
}

RadioButton::indicator:pressed {
    border: 2px solid #bbbbbb;
    background-color: qradialgradient(spread:pad, cx:0.5, cy:0.5, radius:0.5, fx:0.5, fy:0.5,
            stop:0 rgb(255, 255, 255),
            stop:0.5 rgb(255, 255, 255),
            stop:0.6 rgb(225, 224, 223),
            stop:1 rgb(225, 224, 223));
}

RadioButton::indicator:checked {
    height: 22px;
    width: 22px;
    border: none;
    border-radius: 11px;
    background-color: qradialgradient(spread:pad, cx:0.5, cy:0.5, radius:0.5, fx:0.5, fy:0.5,
            stop:0 rgb(255, 255, 255),
            stop:0.5 rgb(255, 255, 255),
            stop:0.6 #009faa,
            stop:1 #009faa);
}

RadioButton::indicator:checked:hover {
    background-color: qradialgradient(spread:pad, cx:0.5, cy:0.5, radius:0.5, fx:0.5, fy:0.5,
            stop:0 rgb(255, 255, 255),
            stop:0.6 rgb(255, 255, 255),
            stop:0.7 #009faa,
            stop:1 #009faa);
}

RadioButton::indicator:checked:pressed {
    background-color: qradialgradient(spread:pad, cx:0.5, cy:0.5, radius:0.5, fx:0.5, fy:0.5,
            stop:0 rgb(255, 255, 255),
            stop:0.5 rgb(255, 255, 255),
            stop:0.6 #009faa,
            stop:1 #009faa);
}

RadioButton:disabled {
    color: rgba(0, 0, 0, 110);
}

RadioButton::indicator:disabled {
    border: 2px solid #bbbbbb;
    background-color: transparent;
}

RadioButton::indicator:disabled:checked {
    border: none;
    background-color: qradialgradient(spread:pad, cx:0.5, cy:0.5, radius:0.5, fx:0.5, fy:0.5,
            stop:0 rgb(255, 255, 255),
            stop:0.5 rgb(255, 255, 255),
            stop:0.6 rgba(0, 0, 0, 0.2169),
            stop:1 rgba(0, 0, 0, 0.2169));
}

TransparentToolButton,
TransparentToggleToolButton,
TransparentDropDownToolButton,
TransparentPushButton,
TransparentDropDownPushButton,
TransparentTogglePushButton {
    background-color: transparent;
    border: none;
    border-radius: 5px;
    margin: 0;
}

TransparentToolButton:hover,
TransparentToggleToolButton:hover,
TransparentDropDownToolButton:hover,
TransparentPushButton:hover,
TransparentDropDownPushButton:hover,
TransparentTogglePushButton:hover {
    background-color: rgba(0, 0, 0, 9);
    border: none;
}

TransparentToolButton:pressed,
TransparentToggleToolButton:pressed,
TransparentDropDownToolButton:pressed,
TransparentPushButton:pressed,
TransparentDropDownPushButton:pressed,
TransparentTogglePushButton:pressed {
    background-color: rgba(0, 0, 0, 6);
    border: none;
}

TransparentToolButton:disabled,
TransparentToggleToolButton:disabled,
TransparentDropDownToolButton:disabled,
TransparentPushButton:disabled,
TransparentDropDownPushButton:disabled,
TransparentTogglePushButton:disabled {
    background-color: transparent;
    border: none;
}


PillPushButton,
PillPushButton:hover,
PillPushButton:pressed,
PillPushButton:disabled,
PillPushButton:checked,
PillPushButton:checked:hover,
PillPushButton:checked:pressed,
PillPushButton:disabled:checked,
PillToolButton,
PillToolButton:hover,
PillToolButton:pressed,
PillToolButton:disabled,
PillToolButton:checked,
PillToolButton:checked:hover,
PillToolButton:checked:pressed,
PillToolButton:disabled:checked {
    background-color: transparent;
    border: none;
}
</string>
    </property>
    <property name="text">
     <string>语 义 分 割</string>
    </property>
   </widget>
  </widget>
